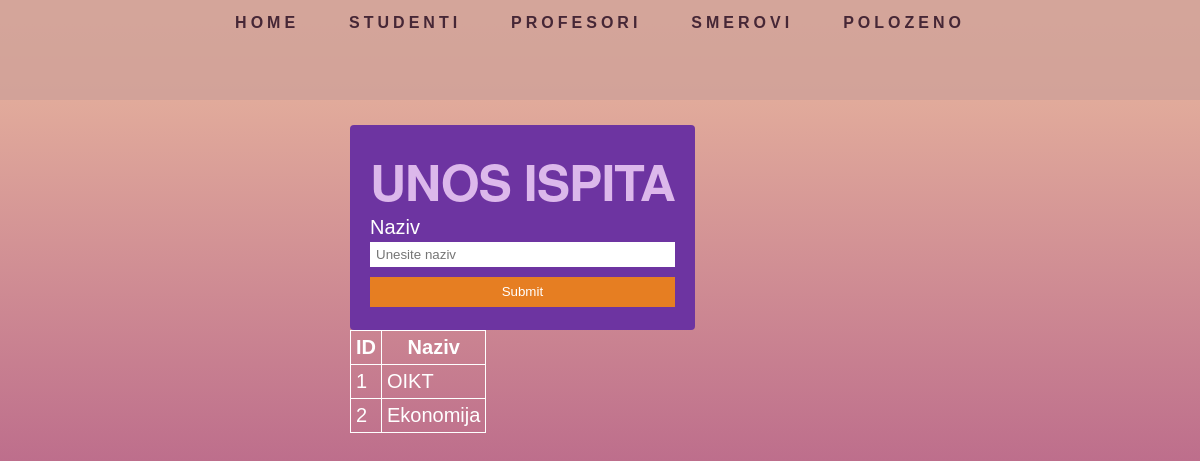
The app's page /ispiti.php, older data.
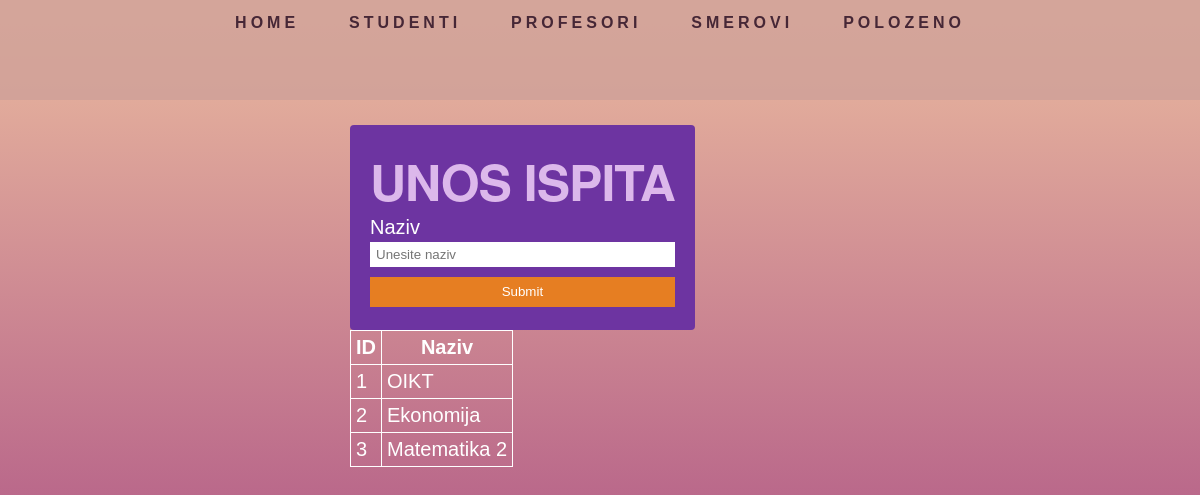
The same page, newer data.
### tables this page shows
CREATE TABLE `ispiti` (
  `id` int(11) NOT NULL,
  `naziv` varchar(200) NOT NULL
);

### ispiti.php (the view, shortened to what this page needs)
<?php
    require 'dbconfig/config.php';
?>
<!DOCTYPE html>
<html lang="en">
    <head>
        <link rel="stylesheet" type="text/css" href="css/style.css">
        <link rel="stylesheet" type="text/css" href="css/style2.css">
    </head>
    <div class="navbar">
  <a href="index.php">Home</a>
  <a href="studenti-ajax.php">Studenti</a>
  <a href="profesori.php">Profesori</a>
  <a href="smerovi.php">Smerovi</a>
    <a href="polozeni_ispiti.php">Polozeno</a>
</div>
    <body>
        <div class="main-div">
            <form action="ispiti.php" method="POST" name="ispiti-form">
            <h1>UNOS ISPITA</h1>
              <label for="naziv">Naziv</label>
              <input type="text" name="naziv" id="naziv" placeholder="Unesite naziv" required>
              <button type="submit" class="btn-submit" name="submit">Submit</button>
            </form>
        <?php
        $sql = "SELECT id, naziv FROM Ispiti";
        $result = $conn->query($sql);
        if ($result->num_rows > 0) {
            echo "<table>";
            echo "<th>ID</>";
            echo "<th>Naziv</th>";
             while($row = $result->fetch_assoc()) {
                echo "<tr>";
                echo "<td>" . $row["id"] . "</td>";
                echo "<td>" . $row["naziv"] . "</td>";
                echo "</tr>";
            }
            echo "</table>";
        } else {
            echo "Nema rezultata";
        }
        ?>
          </div>
    </body>
</html>

Row changes from the older to the newer data that the page shows:
added ispiti: id "3", naziv "Matematika 2"
